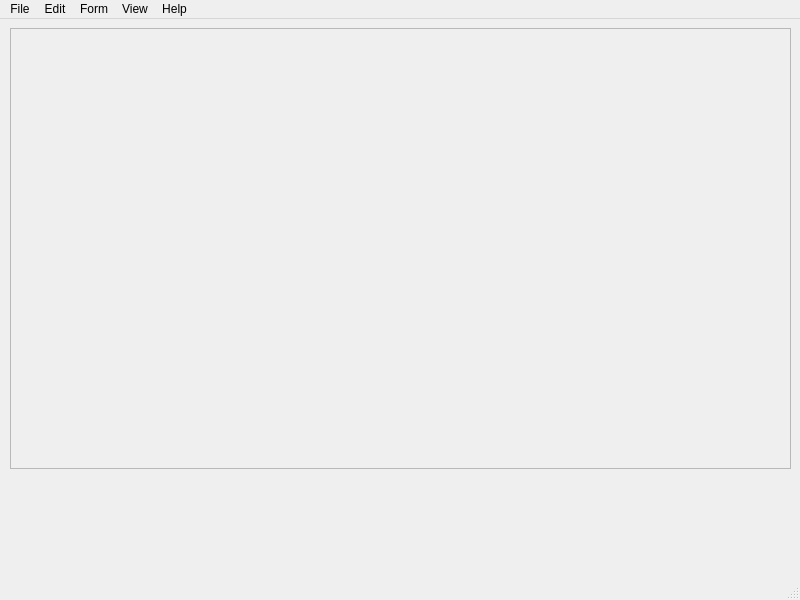
<?xml version="1.0" encoding="UTF-8"?>
<ui version="4.0">
 <class>MainWindow</class>
 <widget class="QMainWindow" name="MainWindow">
  <property name="geometry">
   <rect>
    <x>0</x>
    <y>0</y>
    <width>800</width>
    <height>600</height>
   </rect>
  </property>
  <property name="sizePolicy">
   <sizepolicy hsizetype="Expanding" vsizetype="Expanding">
    <horstretch>0</horstretch>
    <verstretch>0</verstretch>
   </sizepolicy>
  </property>
  <property name="windowTitle">
   <string>MainWindow</string>
  </property>
  <widget class="QWidget" name="centralwidget">
   <property name="sizePolicy">
    <sizepolicy hsizetype="Expanding" vsizetype="Expanding">
     <horstretch>0</horstretch>
     <verstretch>0</verstretch>
    </sizepolicy>
   </property>
   <widget class="QFrame" name="frame">
    <property name="geometry">
     <rect>
      <x>10</x>
      <y>9</y>
      <width>781</width>
      <height>441</height>
     </rect>
    </property>
    <property name="sizePolicy">
     <sizepolicy hsizetype="Expanding" vsizetype="Expanding">
      <horstretch>0</horstretch>
      <verstretch>0</verstretch>
     </sizepolicy>
    </property>
    <property name="styleSheet">
     <string notr="true">background-color: &quot;black&quot;
</string>
    </property>
    <property name="frameShape">
     <enum>QFrame::StyledPanel</enum>
    </property>
    <property name="frameShadow">
     <enum>QFrame::Raised</enum>
    </property>
   </widget>
  </widget>
  <widget class="QStatusBar" name="statusbar"/>
  <widget class="QMenuBar" name="menubar">
   <property name="geometry">
    <rect>
     <x>0</x>
     <y>0</y>
     <width>800</width>
     <height>21</height>
    </rect>
   </property>
   <widget class="QMenu" name="menuFile">
    <property name="title">
     <string>File</string>
    </property>
    <widget class="QMenu" name="menuRecent">
     <property name="title">
      <string>Recent</string>
     </property>
     <addaction name="actionUntitled_Recent"/>
    </widget>
    <addaction name="actionNew"/>
    <addaction name="actionOpen"/>
    <addaction name="menuRecent"/>
    <addaction name="separator"/>
    <addaction name="actionSave_2"/>
    <addaction name="actionSave_As_2"/>
    <addaction name="separator"/>
    <addaction name="actionQuit"/>
   </widget>
   <widget class="QMenu" name="menuEdit">
    <property name="title">
     <string>Edit</string>
    </property>
    <addaction name="actionUndo"/>
    <addaction name="actionRedo"/>
    <addaction name="separator"/>
    <addaction name="actionCut"/>
    <addaction name="actionCopy"/>
    <addaction name="actionPaste"/>
    <addaction name="actionDelete"/>
    <addaction name="actionSelect_All"/>
   </widget>
   <widget class="QMenu" name="menuForm">
    <property name="title">
     <string>Form</string>
    </property>
    <addaction name="actionPreview"/>
    <addaction name="actionSettings"/>
   </widget>
   <widget class="QMenu" name="menuView">
    <property name="title">
     <string>View</string>
    </property>
   </widget>
   <widget class="QMenu" name="menuHelp">
    <property name="title">
     <string>Help</string>
    </property>
   </widget>
   <addaction name="menuFile"/>
   <addaction name="menuEdit"/>
   <addaction name="menuForm"/>
   <addaction name="menuView"/>
   <addaction name="menuHelp"/>
  </widget>
  <action name="actionSave">
   <property name="text">
    <string>Save</string>
   </property>
  </action>
  <action name="actionSave_As">
   <property name="text">
    <string>Save As</string>
   </property>
  </action>
  <action name="actionNew">
   <property name="text">
    <string>New</string>
   </property>
  </action>
  <action name="actionOpen">
   <property name="text">
    <string>Open</string>
   </property>
  </action>
  <action name="actionUntitled_Recent">
   <property name="text">
    <string>Untitled Recent</string>
   </property>
  </action>
  <action name="actionSave_2">
   <property name="text">
    <string>Save</string>
   </property>
  </action>
  <action name="actionSave_As_2">
   <property name="text">
    <string>Save As</string>
   </property>
  </action>
  <action name="actionQuit">
   <property name="text">
    <string>Quit</string>
   </property>
  </action>
  <action name="actionUndo">
   <property name="text">
    <string>Undo</string>
   </property>
  </action>
  <action name="actionRedo">
   <property name="text">
    <string>Redo</string>
   </property>
  </action>
  <action name="actionCut">
   <property name="text">
    <string>Cut</string>
   </property>
  </action>
  <action name="actionCopy">
   <property name="text">
    <string>Copy</string>
   </property>
  </action>
  <action name="actionPaste">
   <property name="text">
    <string>Paste</string>
   </property>
  </action>
  <action name="actionDelete">
   <property name="text">
    <string>Delete</string>
   </property>
  </action>
  <action name="actionSelect_All">
   <property name="text">
    <string>Select All</string>
   </property>
  </action>
  <action name="actionPreview">
   <property name="text">
    <string>Preview</string>
   </property>
  </action>
  <action name="actionSettings">
   <property name="text">
    <string>Settings</string>
   </property>
  </action>
 </widget>
 <resources/>
 <connections/>
</ui>
